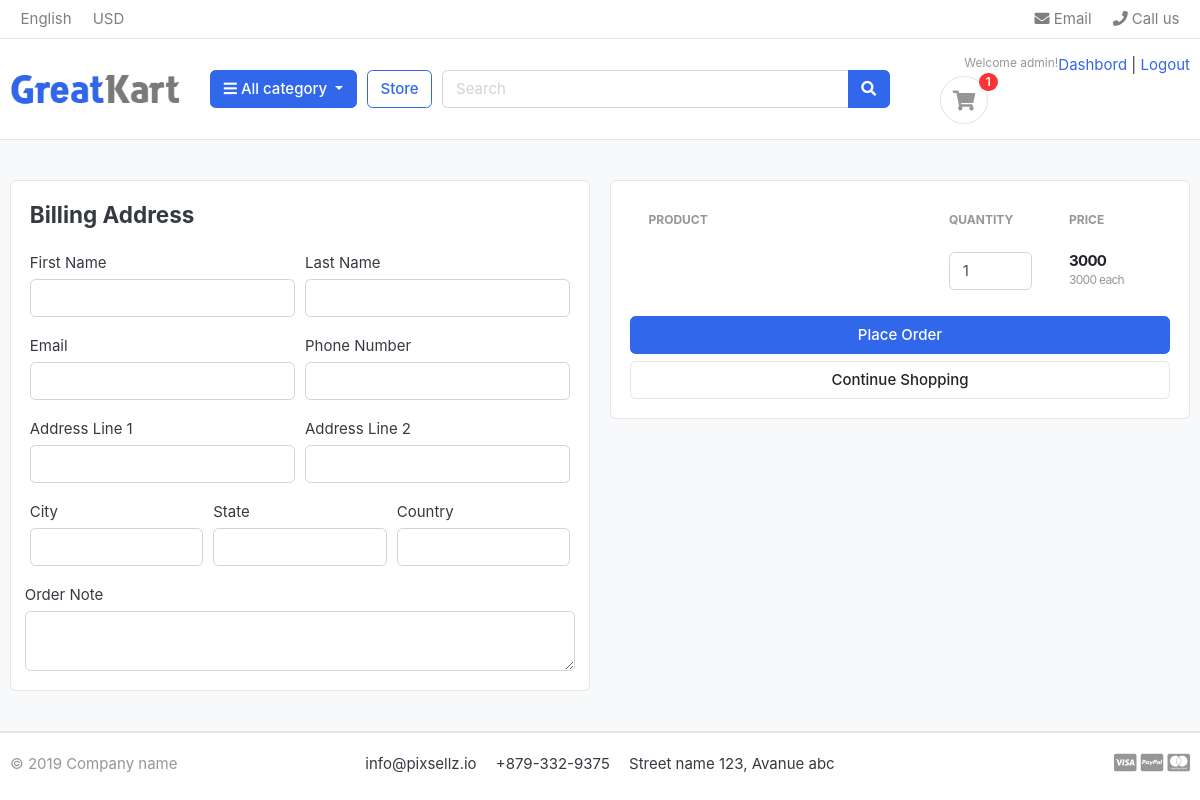
The app's page /cart/checkout/ (signed in) with its own data.
### accounts/models.py (models this page shows, shortened)
class Account(AbstractBaseUser):
    email = models.EmailField(unique=True)
    first_name = models.CharField(max_length=50)
    last_name = models.CharField(max_length=50)
    username = models.CharField(max_length=50, unique= True)
    Phone_Number = models.CharField(max_length=50)
    date_joined = models.DateTimeField(auto_now_add= True)
    last_login = models.DateTimeField(auto_now_add= True)
    is_admin = models.BooleanField(default=False)
    is_staff = models.BooleanField(default=False)
    is_active = models.BooleanField(default=False)
    is_superadmin = models.BooleanField(default=False)
    USERNAME_FIELD = 'email'
    REQUIRED_FIELDS = ['first_name', 'last_name', 'username']
    objects = MyAccountManager()

### carts/models.py (models this page shows, shortened)
class CartItem(models.Model):
    user = models.ForeignKey(Account, on_delete=models.CASCADE, null=True)
    product = models.ForeignKey(Product, on_delete=models.CASCADE)
    variations = models.ManyToManyField(Variation, blank= True)
    cart = models.ForeignKey(Cart, on_delete=models.CASCADE, null=True)
    quantity = models.IntegerField()
    is_active = models.BooleanField(default= True)
    def sub_total(self):
        return self.product.price * self.quantity  # this method calculates the subtotal of each product in the cart item.

### store/models.py (models this page shows, shortened)
class Product(models.Model):
    product_name = models.CharField(max_length=200, unique= True)
    slug = models.SlugField(max_length=200, unique=True)
    description = models.TextField(max_length=1000, blank=True)
    price = models.IntegerField()
    images = models.ImageField(upload_to = 'photos/products')
    stock = models.IntegerField()
    is_available = models.BooleanField(default= True)
    category = models.ForeignKey(Category, on_delete=models.CASCADE)
    created_date = models.DateTimeField(auto_now_add=True)
    modified_date = models.DateTimeField(auto_now=True)

### carts/views.py (the view)
# urls.py: path('checkout/', views.checkout, name='checkout'),
@login_required(login_url = 'login')
def checkout(request,  total = 0, quantity = 0, cart_item = None):
    try:
        tax = 0
        grand_total = 0
        if request.user.is_authenticated:
            cart_items = CartItem.objects.filter(user = request.user, is_active=True)
        else:
            cart = Cart.objects.get(cart_id=_cart_id(request))
            cart_items = CartItem.objects.filter(cart=cart, is_active=True)
        for cart_item in cart_items:
            total += (cart_item.product.price * cart_item.quantity)
            quantity += cart_item.quantity
        tax = (2 * total) / 100
        grand_total = total + tax
    except ObjectDoesNotExist:
        pass
    context = {
        'total': total,
        'quantity': quantity,
        'cart_items': cart_items,
        'tax': tax,
        'grand_total': grand_total,
    }
    return render(request, 'store/checkout.html', context)

### carts/context_processors.py (called while the page is built)
def counter(request):
    cart_count = 0
    if 'admin' in request.path:
        return {}
    else:
        try:
            cart = Cart.objects.filter(cart_id=_cart_id(request))
            if request.user.is_authenticated:
                cart_items = CartItem.objects.all().filter(user=request.user)
            else:
                cart_items = CartItem.objects.all().filter(cart = cart[:1])
            for cart_item in cart_items:
                cart_count += cart_item.quantity
        except CartItem.DoesNotExist:
            cart_count = 0
    return dict(cart_count = cart_count)

### carts/views.py (called while the page is built)
def _cart_id(request):
    cart = request.session.session_key
    if not cart:
        cart = request.session.create()
    return cart

### category/context_processors.py (called while the page is built)
def menu_links(request):
    links = Category.objects.all()
    return dict(link = links)

### templates/store/checkout.html (shortened to what this page needs)
{% extends 'base.html' %}
{% load static %}
{% block content %}
<section class="section-content padding-y bg">
    <div class="container">
        <div class="row">
            <aside class="col-lg-6">
                <div class="card">
                    <div class="card-body">
                        <h4 class="card-title mb-4">Billing Address</h4>
                        <form action="{% url 'place_order' %}" method="POST">
                            <div class="form-row">
                                <div class="col form-group">
                                    <label for="firstName">First Name</label>
                                    <input type="text" name="first_name" class="form-control" required>
                                </div>
                                <div class="col form-group">
                                    <label for="lastName">Last Name</label>
                                    <input type="text" name="last_name" class="form-control" required>
                                </div>
                            </div>
                            <div class="form-row">
                                <div class="col form-group">
                                    <label for="email">Email</label>
                                    <input type="email" name="email" class="form-control" required>
                                </div>
                                <div class="col form-group">
                                    <label for="phone">Phone Number</label>
                                    <input type="text" name="phone" class="form-control" required>
                                </div>
                            </div>
                            <div class="form-row">
                                <div class="col form-group">
                                    <label for="address1">Address Line 1</label>
                                    <input type="text" name="address_line_1" class="form-control" required>
                                </div>
                                <div class="col form-group">
                                    <label for="address2">Address Line 2</label>
                                    <input type="text" name="address_line_2" class="form-control">
                                </div>
                            </div>
                            <div class="form-row">
                                <div class="col form-group">
                                    <label for="city">City</label>
                                    <input type="text" name="city" class="form-control" required>
                                </div>
                                <div class="col form-group">
                                    <label for="state">State</label>
                                    <input type="text" name="state" class="form-control" required>
                                </div>
                                <div class="col form-group">
                                    <label for="country">Country</label>
                                    <input type="text" name="country" class="form-control" required>
                                </div>
                            </div>
                            <div class="form-row">
                                <label for="order_note">Order Note</label>
                                <textarea name="order_note" rows="2" class="form-control"></textarea>
                            </div>
                    </div>
                </div>
            </aside>
            <aside class="col-lg-6">
                <div class="card">
                    <div class="card-body">
                        <table class="table table-borderless table-shopping-cart">
                            <thead class="text-muted">
                                <tr class="small text-uppercase">
                                    <th scope="col">Product</th>
                                    <th scope="col" width="120">Quantity</th>
                                    <th scope="col" width="120">Price</th>
                                </tr>
                            </thead>
                            <tbody>
                                {% for cart_item in cart_items %}
                                <tr>
                                    <td>
                                    </td>
                                    <td>
                                        <input type="number" value="{{ cart_item.quantity }}" class="form-control">
                                    </td>
                                    <td>
                                        <div class="price-wrap">
                                            <var class="price">{{ cart_item.sub_total }}</var>
                                            <small class="text-muted">{{ cart_item.product.price }} each</small>
                                        </div>
                                    </td>
                                </tr>
                                {% endfor %}
                            </tbody>
                        </table>
                        <button type="submit" name="submit" class="btn btn-primary btn-block">Place Order</button>
                        <a href="{% url 'store' %}" class="btn btn-light btn-block">Continue Shopping</a>
                    </div>
                </div>
            </aside>
        </div>
    </div>
</section>
{% endblock %}

### templates/includes/navbar.html (shortened to what this page needs)
{%load static%}
<header class="section-header">
    <nav class="navbar p-md-0 navbar-expand-sm navbar-light border-bottom">
    <div class="container">
      <div class="collapse navbar-collapse" id="navbarTop4">
        <ul class="navbar-nav mr-auto">
            <li class="nav-item dropdown">
                 <a href="#" class="nav-link">   English </a>
            </li>
            <li class="nav-item dropdown">
                <a href="#" class="nav-link"> USD </a>
            </li>
        </ul>
        <ul class="navbar-nav">
            <li><a href="#" class="nav-link"> <i class="fa fa-envelope"></i> Email </a></li>
            <li><a href="#" class="nav-link"> <i class="fa fa-phone"></i> Call us </a></li>
        </ul>
      </div>
    </div>
    </nav>
    <section class="header-main border-bottom">
        <div class="container">
    <div class="row align-items-center">
        <div class="col-lg-2 col-md-3 col-6">
            <a href="{% url 'home'%}" class="brand-wrap">
                <img class="logo" src="{%static './images/logo.png'%}">
            </a>
        </div>
        <div class="col-lg col-sm col-md col-6 flex-grow-0">
            <div class="category-wrap dropdown d-inline-block float-right">
                <button type="button" class="btn btn-primary dropdown-toggle" data-toggle="dropdown">
                    <i class="fa fa-bars"></i> All category
                </button>
            </div>
        </div>
        <a href="{% url 'store'%}" class="btn btn-outline-primary">Store</a>
        <div class="col-lg  col-md-6 col-sm-12 col">
            <form action="{% url 'search'%}" class="search" method="GET">
                <div class="input-group w-100">
                    <input type="text" class="form-control" style="width:60%;" placeholder="Search" name="keyword">
                    <div class="input-group-append">
                      <button class="btn btn-primary" type="submit">
                        <i class="fa fa-search"></i>
                      </button>
                    </div>
                </div>
            </form>
        </div>
        <div class="col-lg-3 col-sm-6 col-8 order-2 order-lg-3">
                    <div class="d-flex justify-content-end mb-3 mb-lg-0">
                        {% if user.id is None %}
                        <div class="widget-header">
                            <small class="title text-muted">Welcome guest!</small>
                            <div>
                                <a href="{% url 'login' %}">Sign in</a> <span class="dark-transp"> | </span>
                                <a href="{% url 'register' %}"> Register</a>
                            </div>
                        </div>
                        {% else %}
                            <small class="title text-muted">Welcome {{user.first_name}}!</small>
                            <div>
                                <a href="{% url 'dashboard' %}">Dashbord</a> <span class="dark-transp"> | </span>
                                <a href="{% url 'logout' %}"> Logout </a>
                            </div>
                        </div>
                        {% endif %}
                        <a href="{% url 'cart' %}" class="widget-header pl-3 ml-3">
                            <div class="icon icon-sm rounded-circle border"><i class="fa fa-shopping-cart"></i></div>
                            <span class="badge badge-pill badge-danger notify">{{cart_count}}</span>
                        </a>
                    </div>
                </div>
    </div>
    </section>
    </header>

### static/css/ui.css (style rules this page uses)
html { font-family: "Inter", sans-serif; font-size: 15px; }
.price-wrap { letter-spacing: -0.7px; }
.icon-xs, .icon-sm, .icon-md, .icon-lg { display: inline-block; text-align: center; flex-shrink: 0; flex-grow: 0; }
.icon-sm { width: 48px; height: 48px; line-height: 48px !important; font-size: 20px; }
.padding-y { padding-top: 40px; padding-bottom: 40px; }
var { font-style: normal; }
article:after, .form-group:after { display: block; clear: both; content: ""; }
.bg { background-color: #f8f9fa; }
.header-main { position: relative; padding-top: 1rem; padding-bottom: 1rem; }
.brand-wrap .logo, .navbar-brand .logo { margin-right: 7px; max-height: 42px; display: inline-block; }
.widget-header { display: inline-block; vertical-align: middle; position: relative; }
.widget-header i { color: #969696; }
.widget-header .notify { position: absolute; top: -3px; right: -10px; }
.btn-light { background-color: #fff; border-color: #e4e4e4; }
.notify { position: absolute; top: -4px; right: -10px; display: inline-block; padding: 0.25em 0.6em; font-size: 12px; line-height: 1; text-align: center; border-radius: 3rem; color: #fff; background-color: #fa3434; }
.price { font-weight: 600; color: #212529; }
.table-shopping-cart.table td, .table-shopping-cart.table th { padding-left: 1.25rem; padding-right: 1.25rem; }
.table-shopping-cart .price-wrap { line-height: 1.2; }
.table-shopping-cart .price { font-weight: bold; margin-right: 5px; display: block; }

### records on screen
Account: first_name "admin"
CartItem: quantity "1", sub_total "3000", product.price "3000"

### other values on screen
{{ cart_count }} "1"
